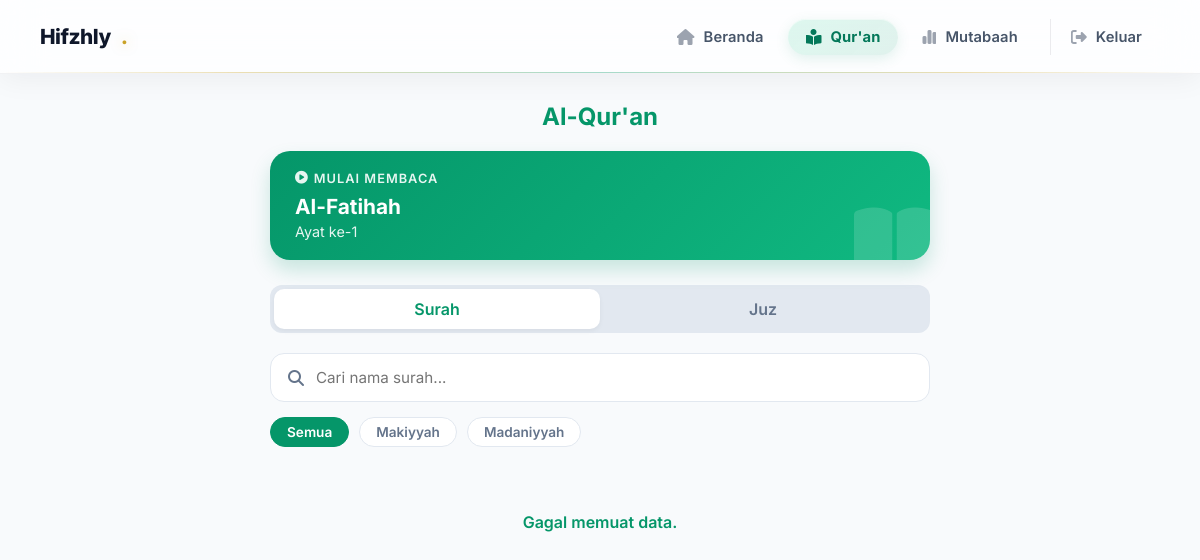
/user/alquran.php (signed in), run on an earlier commit of the app's database.
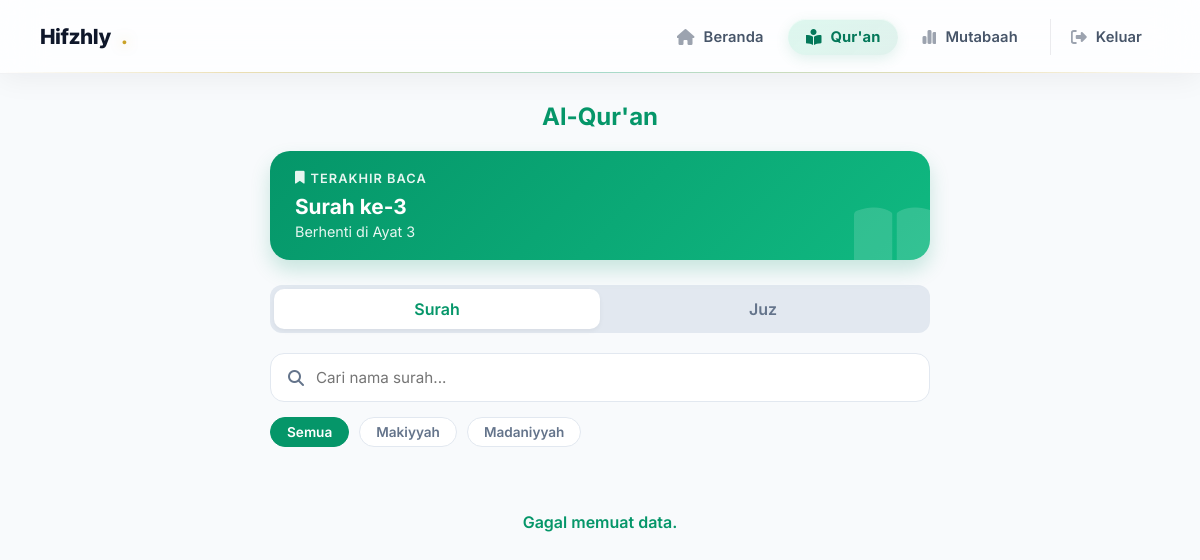
And on a later commit of the database.
### tables this page shows
CREATE TABLE `bookmark` (
  `id` int(11) NOT NULL,
  `user_id` int(11) NOT NULL,
  `surah_nomor` int(11) NOT NULL,
  `ayat` int(11) NOT NULL,
  `catatan` varchar(255) DEFAULT NULL
);

### user/alquran.php (the view, shortened to what this page needs)
<?php
require_once '../config/database.php';
$user_id = $_SESSION['user_id'];
$q_last = mysqli_query($conn, "SELECT * FROM bookmark WHERE user_id = '$user_id' ORDER BY id DESC LIMIT 1");
$last_read = mysqli_fetch_assoc($q_last);
?>
<!DOCTYPE html>
<html lang="id">
<head>
    <link rel="stylesheet" href="https://cdnjs.cloudflare.com/ajax/libs/font-awesome/6.4.0/css/all.min.css">
</head>
<body>
    <div class="container">
        <div class="page-header">
            <h1 class="page-title">Al-Qur'an</h1>
        </div>
        <?php if ($last_read): ?>
            <div class="last-read-card" onclick="window.location.href='baca.php?nomor=<?= $last_read['surah_nomor'] ?>#ayat-<?= $last_read['ayat'] ?>'">
                <div class="lrc-content">
                    <div class="lrc-label"><i class="fas fa-bookmark"></i> Terakhir Baca</div>
                    <div class="lrc-surah">Surah ke-<?= $last_read['surah_nomor'] ?></div>
                    <div class="lrc-ayat">Berhenti di Ayat <?= $last_read['ayat'] ?></div>
                </div>
                <i class="fas fa-book-open lrc-icon"></i>
            </div>
        <?php else: ?>
            <div class="last-read-card" onclick="window.location.href='baca.php?nomor=1'">
                <div class="lrc-content">
                    <div class="lrc-label"><i class="fas fa-play-circle"></i> Mulai Membaca</div>
                    <div class="lrc-surah">Al-Fatihah</div>
                    <div class="lrc-ayat">Ayat ke-1</div>
                </div>
                <i class="fas fa-book-open lrc-icon"></i>
            </div>
        <?php endif; ?>
        <div class="main-tabs">
            <div class="m-tab active" onclick="switchMainTab('surah')">Surah</div>
            <div class="m-tab" onclick="switchMainTab('juz')">Juz</div>
        </div>
        <div id="surah-section">
            <div class="search-box">
                <i class="fas fa-search"></i>
                <input type="text" id="searchInput" placeholder="Cari nama surah..." autocomplete="off">
            </div>
            <div class="sub-tabs">
                <button class="s-tab active" onclick="filterSurah('all', this)">Semua</button>
                <button class="s-tab" onclick="filterSurah('Mekah', this)">Makiyyah</button>
                <button class="s-tab" onclick="filterSurah('Madinah', this)">Madaniyyah</button>
            </div>
            <div id="loading"><i class="fas fa-spinner fa-spin"></i> Memuat Data...</div>
        </div>
    </div>
    <?php include '../components/nav.php'; ?>
</body>
</html>

What changed in the data, as far as the page shows it:
added bookmark: surah_nomor "3", ayat "3"
Also different on the page:
text no longer shown: "MULAI MEMBACA Al-Fatihah Ayat ke-1"
text now shown: "TERAKHIR BACA Surah ke- Berhenti di Ayat"
